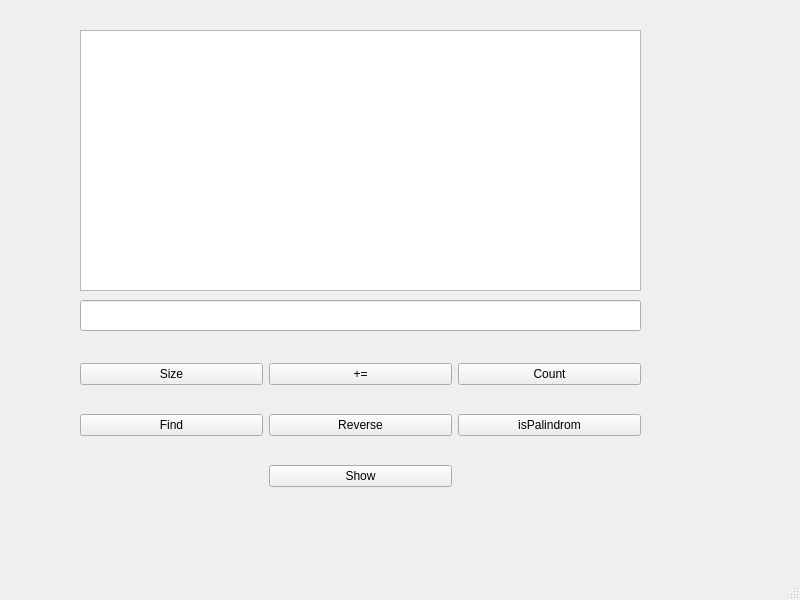
<?xml version="1.0" encoding="UTF-8"?>
<ui version="4.0">
 <class>MainWindow</class>
 <widget class="QMainWindow" name="MainWindow">
  <property name="geometry">
   <rect>
    <x>0</x>
    <y>0</y>
    <width>800</width>
    <height>600</height>
   </rect>
  </property>
  <property name="windowTitle">
   <string>MainWindow</string>
  </property>
  <widget class="QWidget" name="centralwidget">
   <widget class="QTextBrowser" name="showText">
    <property name="geometry">
     <rect>
      <x>80</x>
      <y>30</y>
      <width>561</width>
      <height>261</height>
     </rect>
    </property>
   </widget>
   <widget class="QLineEdit" name="inputEdit">
    <property name="geometry">
     <rect>
      <x>80</x>
      <y>300</y>
      <width>561</width>
      <height>31</height>
     </rect>
    </property>
   </widget>
   <widget class="QWidget" name="gridLayoutWidget">
    <property name="geometry">
     <rect>
      <x>80</x>
      <y>340</y>
      <width>561</width>
      <height>171</height>
     </rect>
    </property>
    <layout class="QGridLayout" name="gridLayout">
     <item row="1" column="2">
      <widget class="QPushButton" name="isPalButton">
       <property name="text">
        <string>isPalindrom</string>
       </property>
      </widget>
     </item>
     <item row="1" column="0">
      <widget class="QPushButton" name="findButton">
       <property name="text">
        <string>Find</string>
       </property>
      </widget>
     </item>
     <item row="0" column="1">
      <widget class="QPushButton" name="plusButton">
       <property name="text">
        <string>+=</string>
       </property>
      </widget>
     </item>
     <item row="1" column="1">
      <widget class="QPushButton" name="reverseButton">
       <property name="text">
        <string>Reverse</string>
       </property>
      </widget>
     </item>
     <item row="0" column="0">
      <widget class="QPushButton" name="sizeButton">
       <property name="text">
        <string>Size</string>
       </property>
      </widget>
     </item>
     <item row="0" column="2">
      <widget class="QPushButton" name="countButton">
       <property name="text">
        <string>Count</string>
       </property>
      </widget>
     </item>
     <item row="2" column="1">
      <widget class="QPushButton" name="showButton">
       <property name="text">
        <string>Show</string>
       </property>
      </widget>
     </item>
    </layout>
   </widget>
  </widget>
  <widget class="QMenuBar" name="menubar">
   <property name="geometry">
    <rect>
     <x>0</x>
     <y>0</y>
     <width>800</width>
     <height>26</height>
    </rect>
   </property>
  </widget>
  <widget class="QStatusBar" name="statusbar"/>
 </widget>
 <resources/>
 <connections/>
</ui>
